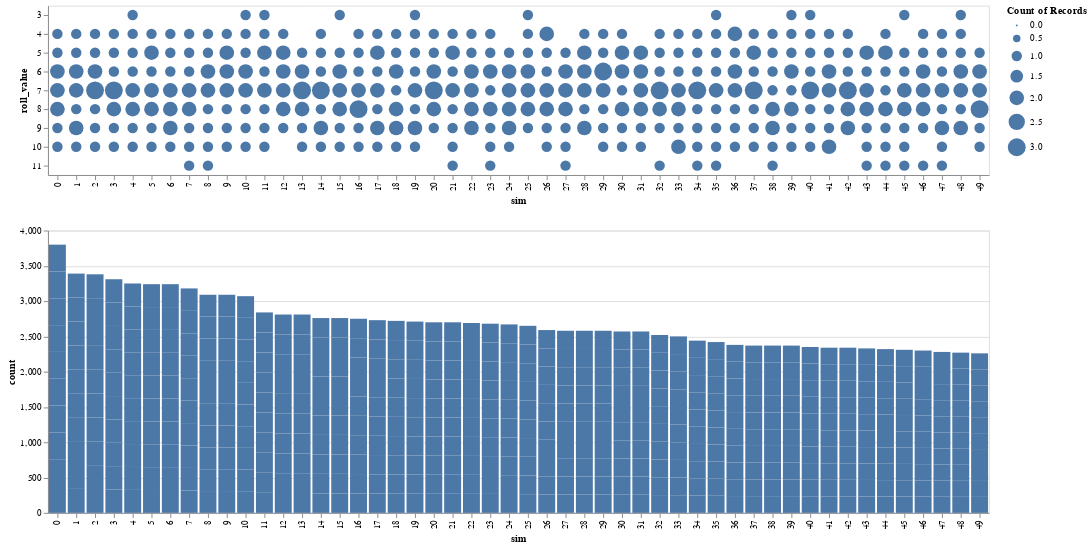

Notebook cell for this chart:
### Code cell
circle = alt.Chart(df).mark_circle().encode(
    x='sim:O',
    y='roll_value:O',
    size=alt.Size('count()', 
                  # scale=alt.Scale(type='log')
                  ),
    tooltip=['count()']
)

bar = alt.Chart(df).mark_bar().encode(
    x='sim:O',
    y=alt.Y('count:Q', 
            # scale=alt.Scale(type='log')
            ),
    tooltip=['count:Q']
)

circle & bar

### Figure 1 — Vega-Lite specification as saved in the notebook (floating-point values rounded to 4 significant figures; data arrays with more than 128 entries replaced by an {"elided": "..."} marker saying what was removed)
{"config": {"view": {"continuousWidth": 400, "continuousHeight": 300}}, "vconcat": [{"mark": "circle", "encoding": {"size": {"type": "quantitative", "aggregate": "count"}, "tooltip": [{"type": "quantitative", "aggregate": "count"}], "x": {"type": "ordinal", "field": "sim"}, "y": {"type": "ordinal", "field": "roll_value"}}}, {"mark": "bar", "encoding": {"tooltip": [{"type": "quantitative", "field": "count"}], "x": {"type": "ordinal", "field": "sim"}, "y": {"type": "quantitative", "field": "count"}}}], "data": {"name": "data-c3b950ae3440718695c7fafe19944d17"}, "$schema": "https://vega.github.io/schema/vega-lite/v4.8.1.json", "datasets": {"data-c3b950ae3440718695c7fafe19944d17": {"elided": "500 records"}}}
